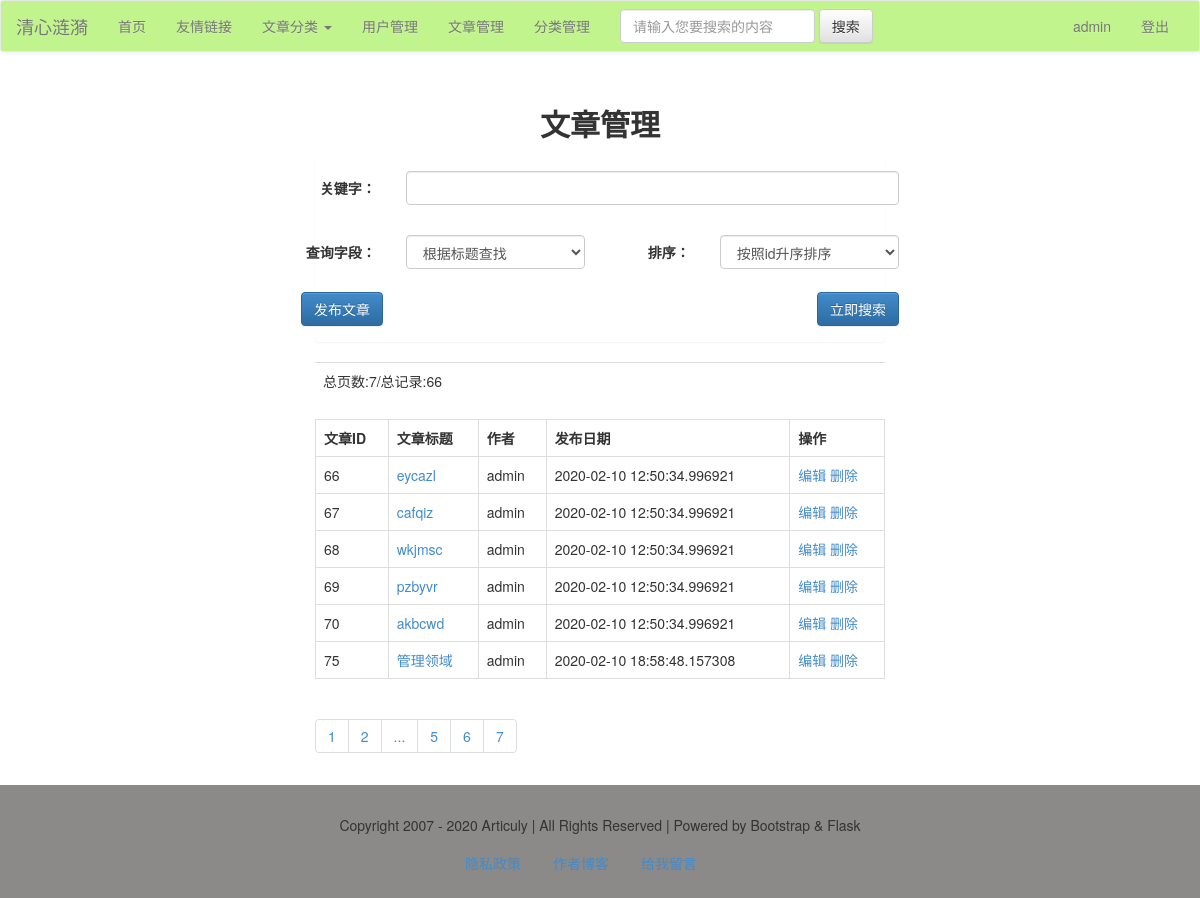
The app's page /article/list/7 (signed in), older data.
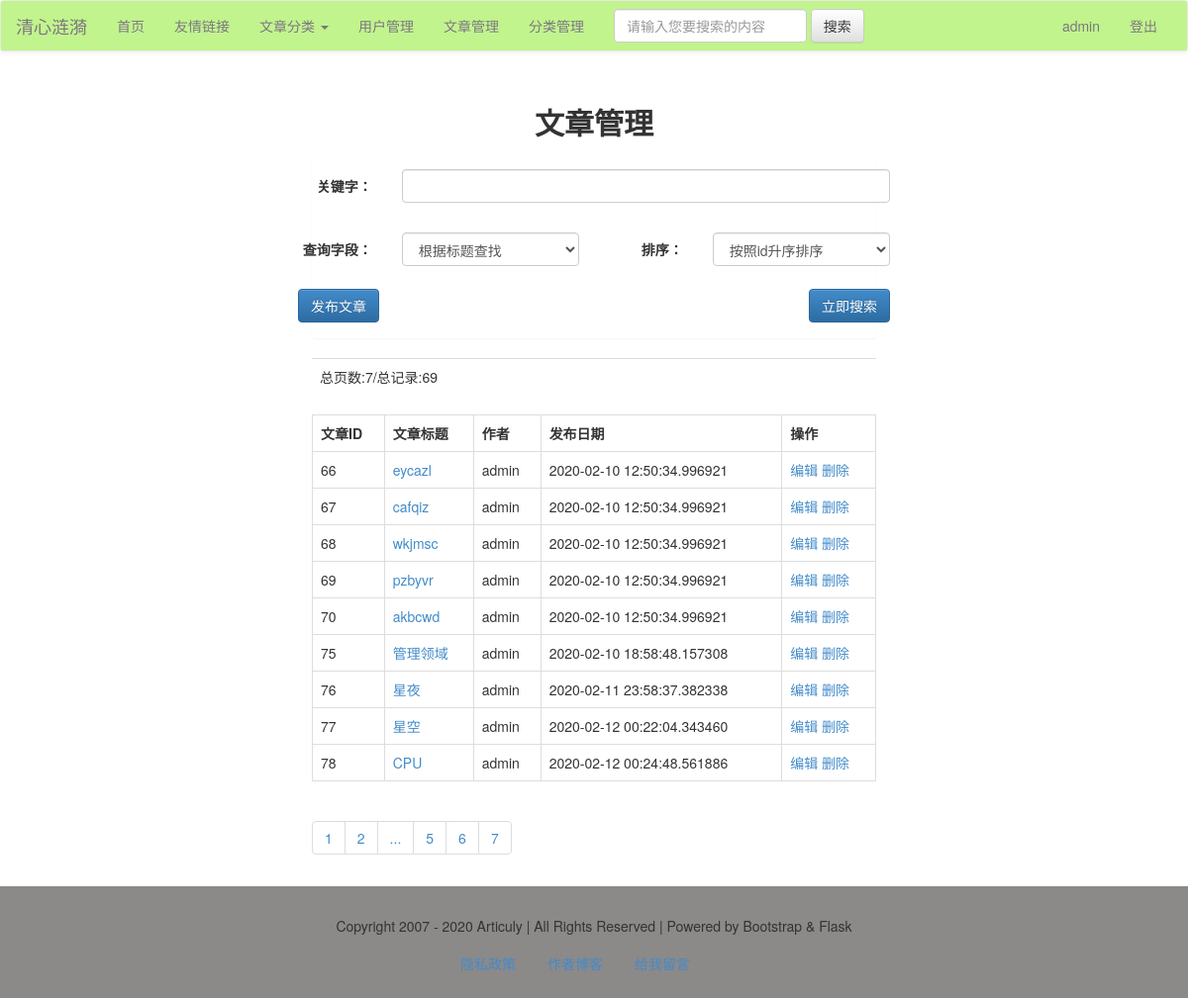
The same page, newer data.
### models.py (models this page shows)
class Article(db.Model):
    id = db.Column(db.Integer, primary_key=True)
    title = db.Column(db.String)
    intro = db.Column(db.String)
    author = db.Column(db.String)
    content = db.Column(db.Text)
    pubdate = db.Column(db.DateTime, default=datetime.now)
    cate_id = db.Column(db.Integer, db.ForeignKey('category.cate_id'))

### views/articles.py (the view)
@article_app.route("/list/<int:page>", methods=['get', 'post'])
@article_app.route("/list", defaults={"page": 1}, methods=['get', 'post'])
@login_required
def list(page):
    if request.method == 'POST':
        q = request.form['q']
        condition = {request.form['field']: q}
        if request.form['field'] == 'title':
            condition = Article.title.like('%%%s%%' % q)
        else:
            condition = Article.content.like('%%%s%%' % q)
        if request.form['order'] == '1':
            order = Article.id.asc()
        else:
            order = Article.id.desc()
        res = Article.query.filter(condition).order_by(order).paginate(page, 10)
    else:
        res = Article.query.paginate(page, 10)
    articles = res.items
    pageList = res.iter_pages()
    total = res.total
    pages = res.pages
    return render_template("article/article_list.html", articles=articles, pageList=pageList, total=total, pages=pages)

### app.py (called while the page is built)
@app.context_processor
def account():
    username = session.get('user')
    return {'username': username}

@app.context_processor
def getCateList():
    cates = Category.query.all()
    return {'cates': cates}

### libs.py (called while the page is built)
def login_required(func):
    @wraps(func)
    def decorator_nest(*args, **kwargs):
        if not 'user' in session:
            return redirect(url_for('login'))
        else:
            print(func)
            return func(*args, **kwargs)
    return decorator_nest

### templates/article/article_list.html (shortened to what the changed rows need)
{% extends "base.html" %}
{% block content %}
    <div class="container-fluid">
        <div class="row">
            <div class="main col-lg-6 col-lg-offset-3 col-md-8 col-md-offset-2 col-sm-10 col-sm-offset-1 col-xs-12">
                <h2 class="text-center"><b>文章管理</b></h2>
                <table class="table">
                    <tr>
                        <td>总页数:{{ pages }}/总记录:{{ total }}</td>
                    </tr>
                </table>
                <table class="table table-bordered">
                    <tr>
                        <th>文章ID</th>
                        <th>文章标题</th>
                        <th>作者</th>
                        <th>发布日期</th>
                        <th>操作</th>
                    </tr>
                    {% for article in articles %}
                        <tr>
                            <td>{{ article.id }}</td>
                            <td>
                                <a href="{{ url_for("article_app.view", article_id=article.id) }}">{{ article.title }}</a>
                            </td>
                            <td>{{ article.author }}</td>
                            <td>{{ article.pubdate }}</td>
                            <td>
                                <a href="{{ url_for("article_app.edit", article_id=article.id) }}">编辑</a>
                                <a href="{{ url_for("article_app.delete", article_id=article.id) }}">删除</a>
                            </td>
                        </tr>
                    {% endfor %}
                </table>
                <ul class="pagination">
                    {% for page in pageList %}
                        {% if page!=None %}
                            <li><a href="{{ url_for("article_app.list", page=page) }}">{{ page }}</a></li>
                        {% else %}
                            <li><a href="#">...</a></li>
                        {% endif %}
                    {% endfor %}
                </ul>
            </div>
        </div>
    </div>
{% endblock %}

Row changes from the older to the newer data that the page shows:
added Article: id "76", title "星夜", author "admin", pubdate "2020-02-11 23:58:37.382338"
added Article: id "77", title "星空", author "admin", pubdate "2020-02-12 00:22:04.343460"
added Article: id "78", title "CPU", author "admin", pubdate "2020-02-12 00:24:48.561886"
Text that changed along with them:
{{ total }}: "66" → "69"
